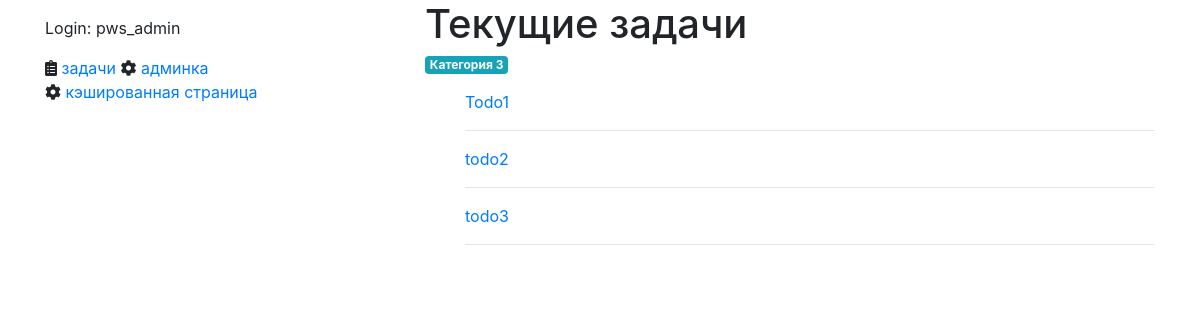
Screenshot of /list/ (signed in) with the database file from the repository.
### tasks/models.py (models this page shows, shortened)
class Category(models.Model):
    slug = models.CharField(max_length=128)
    name = models.CharField(max_length=256)
    todos_count = models.PositiveIntegerField(default=0)
    class Meta:
        verbose_name = 'Категория'
        verbose_name_plural = 'Категории'

class TodoItem(models.Model):
    description = models.TextField("описание")
    is_completed = models.BooleanField("выполнено", default=False)
    created = models.DateTimeField(auto_now_add=True)
    updated = models.DateTimeField(auto_now=True)
    owner = models.ForeignKey(
        User, on_delete=models.CASCADE, related_name="tasks"
    )
    priority = models.ForeignKey(Priority,
                                 on_delete=models.CASCADE,
                                 related_name='tasks',
                                 blank=True,
                                 null=True)
    category = models.ManyToManyField(Category, blank=True)

### tasks/views.py (the view)
# urls.py: path("list/", views.TaskListView.as_view(), name="list"),
class TaskListView(ListView):
    model = TodoItem
    context_object_name = "tasks"
    template_name = "tasks/list.html"
    def get_queryset(self):
        u = self.request.user
        qs = super().get_queryset()
        return qs.filter(owner=u)
    def get_context_data(self, **kwargs):
        context = super().get_context_data(**kwargs)
        user_tasks = self.get_queryset()
        tags = []
        for t in user_tasks:
            tags.append(list(t.category.all()))
        categories = []
        for cat in t.category.all():
            if cat not in categories:
                categories.append(cat)
        context["categories"] = categories
        return context

### tasks/templates/tasks/list.html (shortened to what this page needs)
{% extends "base.html" %}
{% load static %}
{% block main_content %}
  <h1>Текущие задачи</h1>
    <ul class="list-inline">
    {% for cat in categories %}
      <li class="list-inline-item">
        <span class="badge badge-info">{{ cat.name }}</span>
      </li>
    {% endfor %}
    </ul>
  <ul id="todo-list">
  {% for task in tasks %}
      <a href={% url "tasks:details" task.id %}>{{ task.description }}</a>
      <hr/>
  {% endfor %}
  </ul>
{% endblock %}

### templates/base.html (shortened to what this page needs)
<html>
  <head>
    <link rel="stylesheet" href="https://maxcdn.bootstrapcdn.com/bootstrap/4.0.0/css/bootstrap.min.css">
  <link rel="stylesheet" href="https://use.fontawesome.com/releases/v5.7.0/css/all.css">
  </head>
  <body>
    <div class="container">
      <div class="row">
        <div class="side_bar col">
          {% block side_bar %}
            {% if user.is_authenticated %}
              <p>Login: {{ user.username }}</p>
              <i class="fas fa-clipboard-list"></i>&nbsp;<a href="{% url "tasks:list" %}">задачи</a>
            {% endif %}
	    <i class="fas fa-cog"></i>&nbsp;<a href='{% url 'admin:index' %}'>админка</a><br>
	    <i class="fas fa-cog"></i>&nbsp;<a href='time/'>кэшированная страница</a>
          {% endblock %}
        </div>
        <div class="main_content col-8">
          {% block main_content %}
          {% endblock %}
        </div>
      </div>
    </div>
  </body>
</html>

### rows the page displays
Category: name "Категория 3"
TodoItem: description "Todo1"
TodoItem: description "todo2"
TodoItem: description "todo3"

### other values shown
{{ user.username }} "pws_admin"
